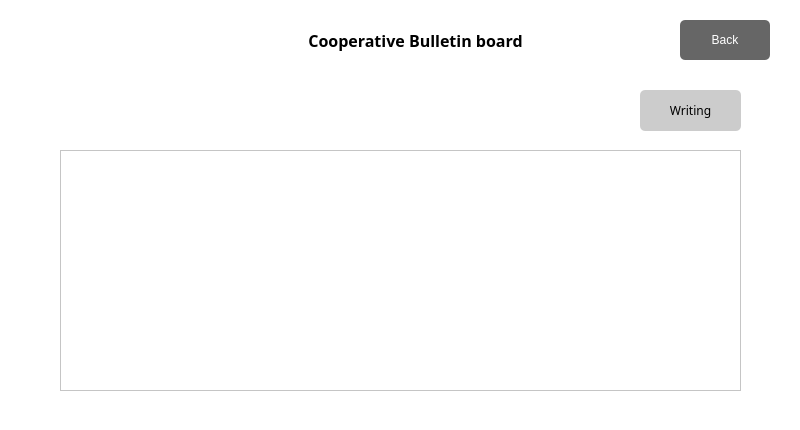
<?xml version="1.0" encoding="UTF-8"?>
<ui version="4.0">
 <class>Form</class>
 <widget class="QWidget" name="Form">
  <property name="geometry">
   <rect>
    <x>0</x>
    <y>0</y>
    <width>800</width>
    <height>430</height>
   </rect>
  </property>
  <property name="windowTitle">
   <string>Form</string>
  </property>
  <property name="styleSheet">
   <string notr="true">background-color:rgba(255, 255, 255, 255);</string>
  </property>
  <widget class="QLabel" name="label_2">
   <property name="geometry">
    <rect>
     <x>280</x>
     <y>20</y>
     <width>271</width>
     <height>41</height>
    </rect>
   </property>
   <property name="font">
    <font>
     <family>맑은 고딕</family>
     <pointsize>12</pointsize>
     <weight>75</weight>
     <bold>true</bold>
    </font>
   </property>
   <property name="styleSheet">
    <string notr="true">background-color: rgba(255, 255, 255, 0);</string>
   </property>
   <property name="text">
    <string>Cooperative Bulletin board</string>
   </property>
   <property name="textFormat">
    <enum>Qt::RichText</enum>
   </property>
   <property name="alignment">
    <set>Qt::AlignCenter</set>
   </property>
  </widget>
  <widget class="QPushButton" name="btn_main">
   <property name="geometry">
    <rect>
     <x>680</x>
     <y>20</y>
     <width>90</width>
     <height>40</height>
    </rect>
   </property>
   <property name="styleSheet">
    <string notr="true">QPushButton#btn_main{
	background-color: rgba(102, 102, 102, 255);
	border-radius:5px;
	color: rgba(255, 255, 255, 255);
}

QPushButton#btn_main::pressed{
	padding-left:5px;
	padding-top:5px;
	background-color:rgba(200, 200, 200, 255);
}</string>
   </property>
   <property name="text">
    <string>Back</string>
   </property>
  </widget>
  <widget class="QTableWidget" name="boradtable">
   <property name="geometry">
    <rect>
     <x>60</x>
     <y>150</y>
     <width>681</width>
     <height>241</height>
    </rect>
   </property>
  </widget>
  <widget class="QPushButton" name="btn_writing">
   <property name="geometry">
    <rect>
     <x>640</x>
     <y>90</y>
     <width>101</width>
     <height>41</height>
    </rect>
   </property>
   <property name="font">
    <font>
     <family>맑은 고딕</family>
    </font>
   </property>
   <property name="styleSheet">
    <string notr="true">QPushButton#btn_writing{
	background-color: rgba(204, 204, 204, 255);
	border-radius:5px;
}

QPushButton#btn_writing::pressed{
	padding-left:5px;
	padding-top:5px;
	background-color:rgba(204, 228, 247, 255);
}</string>
   </property>
   <property name="text">
    <string>Writing</string>
   </property>
  </widget>
 </widget>
 <resources/>
 <connections/>
</ui>
